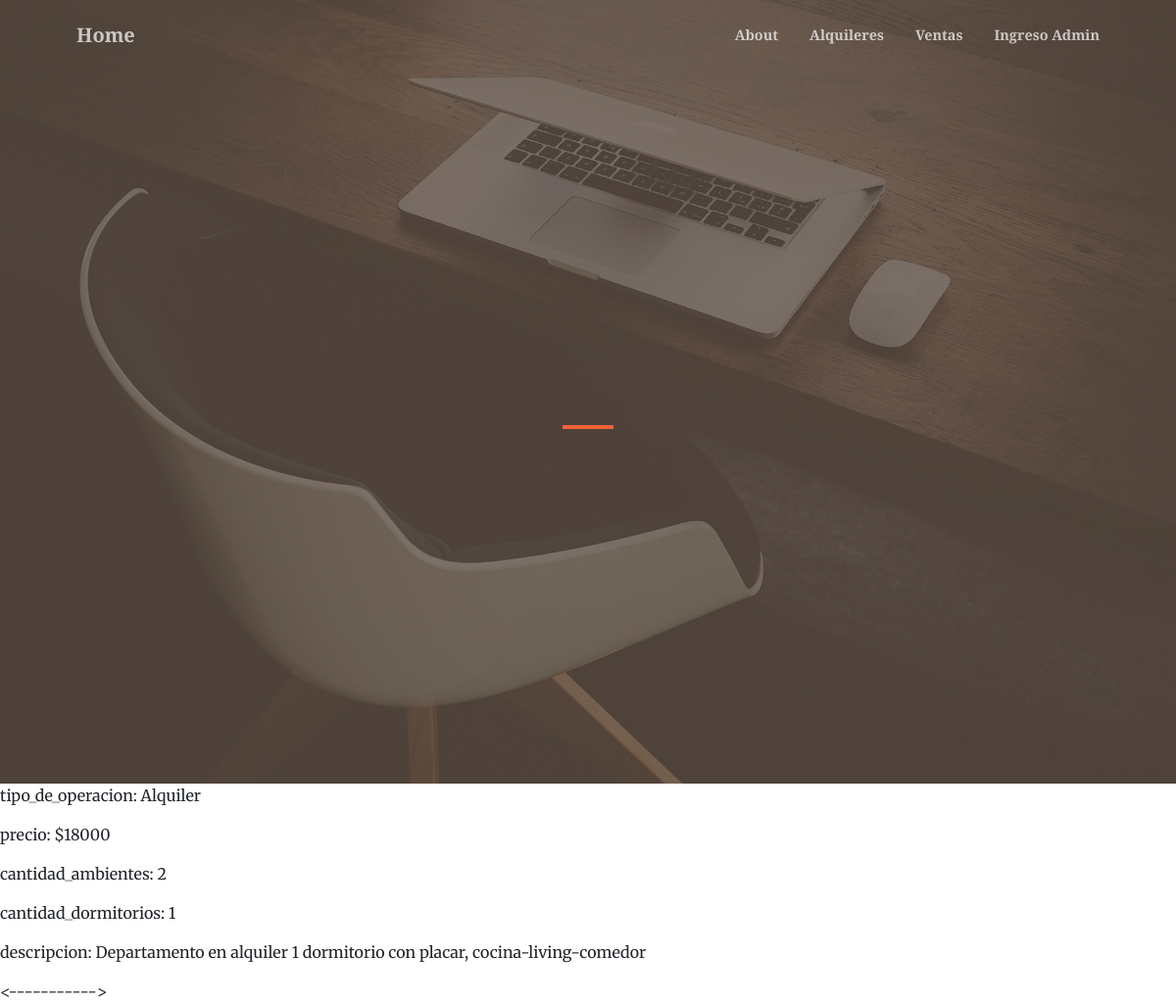
/appinmo/inmuebles/4, run on the app's committed database.
### inmobiliaria/models.py (models this page shows, shortened)
class Inmuebles (models.Model):
    tipo_de_operacion = models.CharField(max_length=100)
    precio = models.IntegerField()
    cantidad_ambientes = models.IntegerField()
    cantidad_dormitorios = models.IntegerField()
    descripcion = models.CharField(max_length=100)

### inmobiliaria/views.py (the view)
# urls.py: path("inmuebles/<pk>", InmueblesDetail.as_view(), name="inmuebles"),
class InmueblesDetail(DetailView):
    model = Inmuebles
    template_name = "inmobiliaria/alquileres_detail.html"

### inmobiliaria/templates/inmobiliaria/alquileres_detail.html
{% extends 'inmobiliaria/base.html' %}
{% block contenido %}
    <p>tipo_de_operacion: {{inmuebles.tipo_de_operacion}}</p>
    <p>precio: ${{inmuebles.precio}}</p>
    <p>cantidad_ambientes: {{inmuebles.cantidad_ambientes}}</p>
    <p>cantidad_dormitorios: {{inmuebles.cantidad_dormitorios}}</p>
    <p>descripcion: {{inmuebles.descripcion}}</p>
{% endblock  %}

### data on the page
Inmuebles: tipo_de_operacion "Alquiler", precio "18000", cantidad_ambientes "2", cantidad_dormitorios "1", descripcion "Departamento en alquiler 1 dormitorio con placar, cocina-living-comedor"
